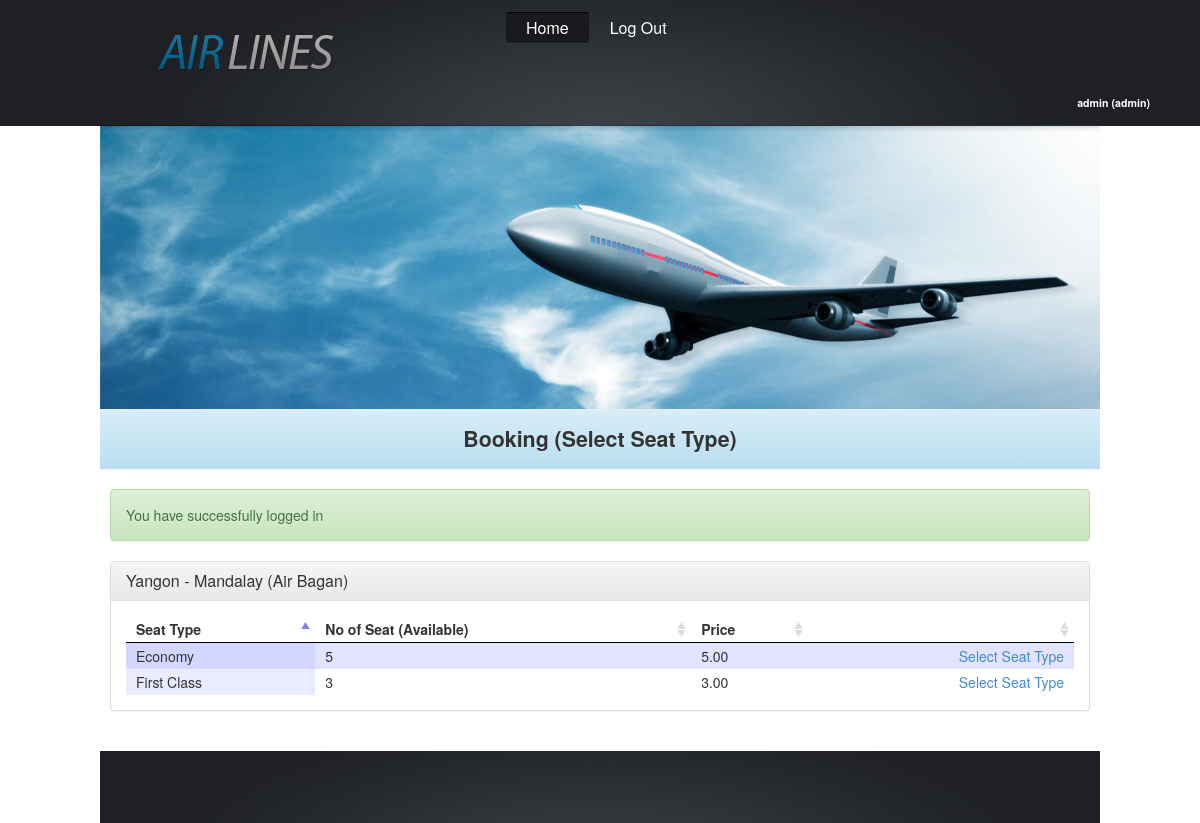
Before: /booking-select-seat-type.php?schedule_id=SCH_000001 (signed in) with the older database file.
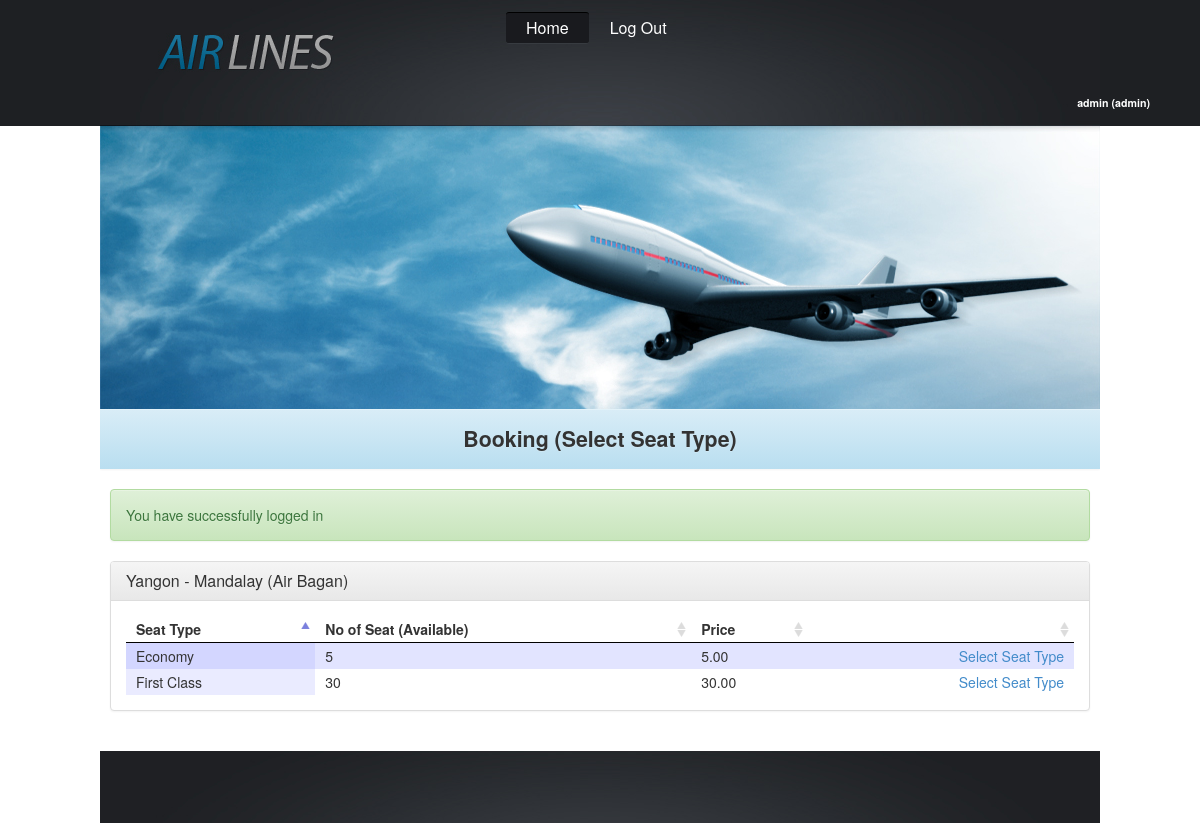
After: the same page with the newer database file.
### tables this page shows
CREATE TABLE IF NOT EXISTS `seats` (
  `seat_id` varchar(15) NOT NULL,
  `schedule_id` varchar(15) NOT NULL,
  `seattype_id` varchar(15) NOT NULL,
  `no_of_seat` int(3) NOT NULL,
  `booked_seat` int(3) NOT NULL,
  `price` decimal(10,2) NOT NULL,
  PRIMARY KEY (`seat_id`)
);

CREATE TABLE IF NOT EXISTS `seat_types` (
  `seattype_id` varchar(15) NOT NULL,
  `title` varchar(50) NOT NULL,
  PRIMARY KEY (`seattype_id`)
);

### includes/scheduleHelper.php (called while the page is built)
<?php
class scheduleHelper{
    public static function getSeatsInScheduleByScheduleID($schdule_id){
        $sql = "SELECT seats.*,seat_types.title AS 'seattype_title' FROM seats " .
                        "INNER JOIN seat_types " .
                        "ON seats.seattype_id=seat_types.seattype_id " .
                        "WHERE schedule_id='" . $schdule_id . "' " .
                        "ORDER BY seat_id";
        $result = mysql_query($sql) or die(mysql_error());
        $output=array();
        while ($row = mysql_fetch_array($result)){
            $output[]=array(
                'seat_id'=>$row['seat_id'],
                'seattype_id'=>$row['seattype_id'],
                'schedule_id'=>$row['schedule_id'],
                'seattype_title'=>$row['seattype_title'],
                'no_of_seat'=>$row['no_of_seat'],
                'price'=>$row['price'],
            );
        }
        return $output;
    }
    public static function getScheduleByScheduleID($schdule_id){
        $sql = "SELECT schedules.*,flights.*,routes.* " .
                "FROM schedules " .
                        "INNER JOIN flights " .
                        "ON schedules.flight_id=flights.flight_id " .
                        "INNER JOIN routes " .
                        "ON schedules.route_id=routes.route_id " .
                        "WHERE schedules.schedule_id='" . $schdule_id . "' " .
                        "AND schedules.active=1 " .
                        "ORDER BY schedule_id";
        $result = mysql_query($sql) or die(mysql_error());
        $output=array();
        while ($row = mysql_fetch_array($result)){
            $output[]=array(
                'schedule_id'=>$row['schedule_id'],
                'flight_id'=>$row['flight_id'],
                'flight_name'=>$row['name'],
                'route_id'=>$row['route_id'],
                'route_title'=>$row['title'],
                'departure_datetime'=>$row['departure_datetime'],
                'arrival_datetime'=>$row['arrival_datetime'],
                'departure_airport'=>$row['departure_airport'],
                'arrival_airport'=>$row['arrival_airport'],
                'active'=>$row['active'],
                'remark'=>$row['remark'],
                'duration'=>$row['duration'],
            );
        }
        return $output;
    }
}

### booking-select-seat-type.php (the view, shortened to what this page needs)
<?php require_once('includes/scheduleHelper.php'); ?>
<link href="css/jquery.dataTables.css" rel="stylesheet" type="text/css" />
<?php include('includes/header.php'); ?>
<div class="panel panel-default">
    <div class="panel-heading">
        <?php
        $scheduleData = scheduleHelper::getScheduleByScheduleID($_GET['schedule_id']);
        ?>
        <h3 class="panel-title"><?php echo $scheduleData[0]['route_title']; ?>&nbsp;(<?php echo $scheduleData[0]['flight_name']; ?>)</h3>
    </div>
    <div class="panel-body">
        <table id="seat-table">
            <thead>
            <th>Seat Type</th>
            <th>No of Seat (Available)</th>
            <th>Price</th>
            <th></th>
            </thead>
            <tbody>
                <?php
                $scheduleData = scheduleHelper::getSeatsInScheduleByScheduleID($_GET['schedule_id']);
                ?>
                <?php foreach ($scheduleData as $row) { ?>
                    <?php
                    $link = "addSeat.php?schedule_id=" . $row['schedule_id'] .
                            "&seat_id=" . $row['seat_id'] .
                            "&seattype_id=" . $row['seattype_id'] .
                            "&seat_type=" . $row['seattype_title'] .
                            "&price=" . $row['price'] .
                            "&action=add2cart";
                    ?>
                    <tr>
                        <td><?php echo $row['seattype_title']; ?></td>
                        <td><?php echo $row['no_of_seat']; ?></td>
                        <td><?php echo $row['price']; ?></td>
                        <td class="action-column"><a href="<?php echo $link; ?>">Select Seat Type</a></td>
                    </tr>
                <?php } ?>
            </tbody>
        </table>
    </div>
</div>
<?php include('includes/footer.php'); ?>

Changed rows visible on the page:
changed seats "First Class": no_of_seat "3" → "30"; price "3.00" → "30.00"
